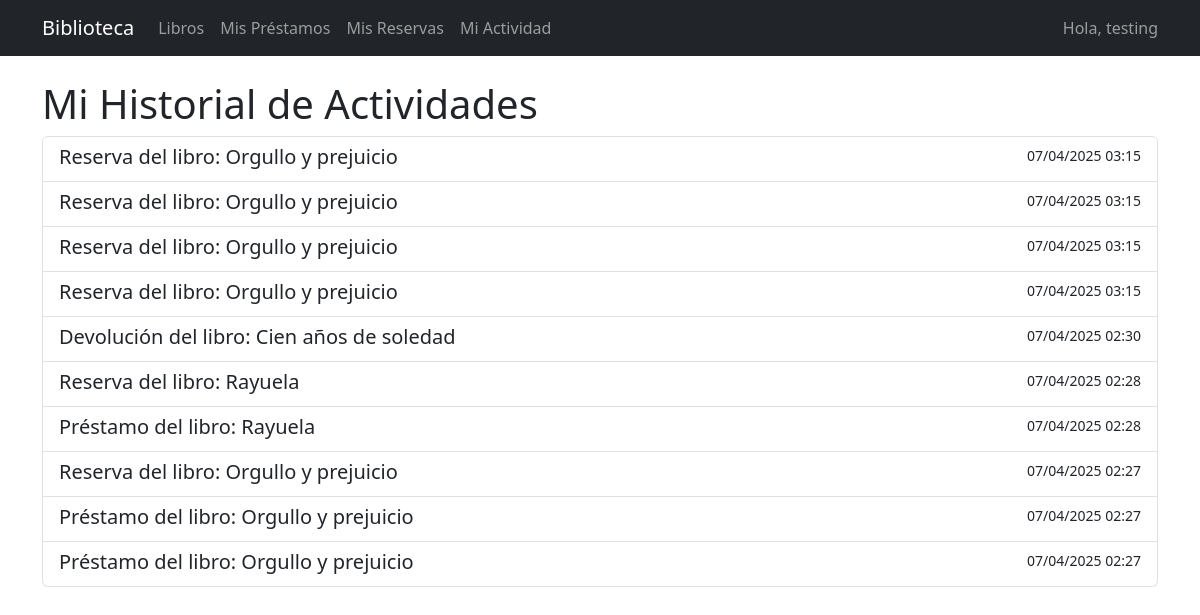
Page /activity-log/ (signed in) on the committed database.
### library/models.py (models this page shows, shortened)
class ActivityLog(models.Model):
    user = models.ForeignKey(User, on_delete=models.CASCADE)
    action = models.CharField(max_length=255)
    timestamp = models.DateTimeField(auto_now_add=True)
    class Meta:
        ordering = ['-timestamp']

### library/views.py (the view)
# urls.py: path('activity-log/', views.activity_log, name='activity_log'),
@login_required
def activity_log(request):
    member = Member.objects.get(user=request.user)
    activities = LibraryServices.get_member_activity(member.id)
    return render(request, 'library/activity_log.html', {'activities': activities})

### library/services.py (called while the page is built)
    @staticmethod
    def get_member_activity(member_id, limit=10):
        member = Member.objects.get(id=member_id)
        return ActivityLog.objects.filter(
            user=member.user
        ).order_by('-timestamp')[:limit]

### templates/library/activity_log.html
{% extends 'library/base.html' %}
{% block content %}
<h1>Mi Historial de Actividades</h1>
<div class="list-group">
    {% for activity in activities %}
    <div class="list-group-item">
        <div class="d-flex w-100 justify-content-between">
            <h5 class="mb-1">{{ activity.action }}</h5>
            <small>{{ activity.timestamp|date:"d/m/Y H:i" }}</small>
        </div>
    </div>
    {% empty %}
    <div class="alert alert-info">No hay actividades registradas</div>
    {% endfor %}
</div>
{% endblock %}

### templates/library/base.html (shortened to what this page needs)
<!DOCTYPE html>
<html lang="es">
<head>
    <link href="https://cdn.jsdelivr.net/npm/bootstrap@5.3.0/dist/css/bootstrap.min.css" rel="stylesheet">
</head>
<body>
    <nav class="navbar navbar-expand-lg navbar-dark bg-dark">
        <div class="container">
            <a class="navbar-brand" href="#">Biblioteca</a>
            <div class="collapse navbar-collapse">
                <ul class="navbar-nav me-auto">
                    <li class="nav-item">
                        <a class="nav-link" href="{% url 'book_list' %}">Libros</a>
                    </li>
                    <li class="nav-item">
                        <a class="nav-link" href="{% url 'my_loans' %}">Mis Préstamos</a>
                    </li>
                    <li class="nav-item">
                        <a class="nav-link" href="{% url 'my_reservations' %}">Mis Reservas</a>
                    </li>
                    <li class="nav-item">
                        <a class="nav-link" href="{% url 'activity_log' %}">Mi Actividad</a>
                    </li>
                </ul>
                <span class="navbar-text">
                    Hola, {{ request.user.get_full_name|default:request.user.username }}
                </span>
            </div>
        </div>
    </nav>
    <div class="container mt-4">
        {% block content %}
        {% endblock %}
    </div>
</body>
</html>

### rows in the picture
ActivityLog: action "Reserva del libro: Orgullo y prejuicio", timestamp "07/04/2025 03:15"
ActivityLog: action "Reserva del libro: Orgullo y prejuicio", timestamp "07/04/2025 03:15"
ActivityLog: action "Reserva del libro: Orgullo y prejuicio", timestamp "07/04/2025 03:15"
ActivityLog: action "Reserva del libro: Orgullo y prejuicio", timestamp "07/04/2025 03:15"
ActivityLog: action "Devolución del libro: Cien años de soledad", timestamp "07/04/2025 02:30"
ActivityLog: action "Reserva del libro: Rayuela", timestamp "07/04/2025 02:28"
ActivityLog: action "Préstamo del libro: Rayuela", timestamp "07/04/2025 02:28"
ActivityLog: action "Reserva del libro: Orgullo y prejuicio", timestamp "07/04/2025 02:27"
ActivityLog: action "Préstamo del libro: Orgullo y prejuicio", timestamp "07/04/2025 02:27"
ActivityLog: action "Préstamo del libro: Orgullo y prejuicio", timestamp "07/04/2025 02:27"

### other values in the picture
{{ request.user.get_full_name|default:request.user.username }} "testing"
